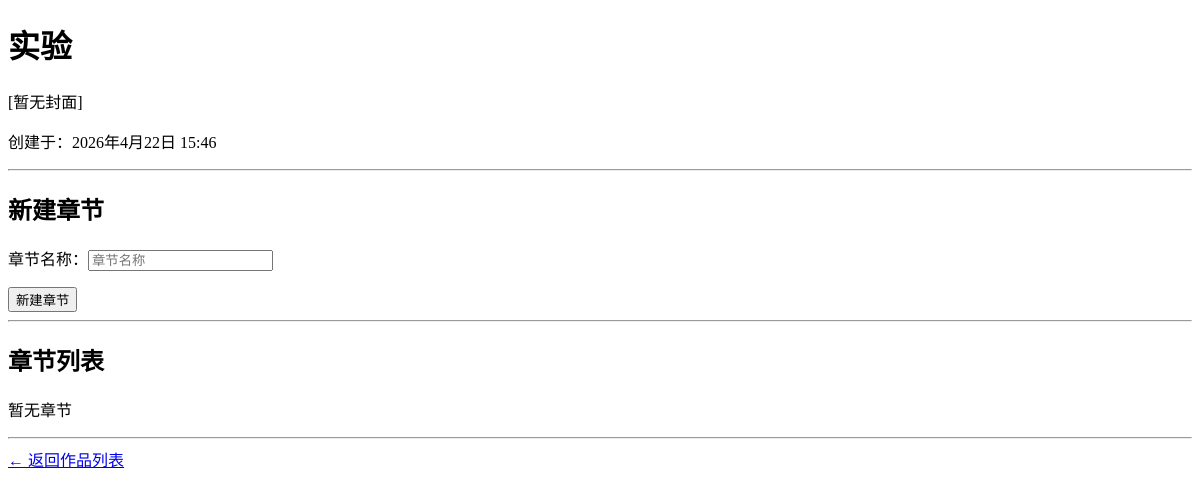
Page /work/2/ on the earlier database version.
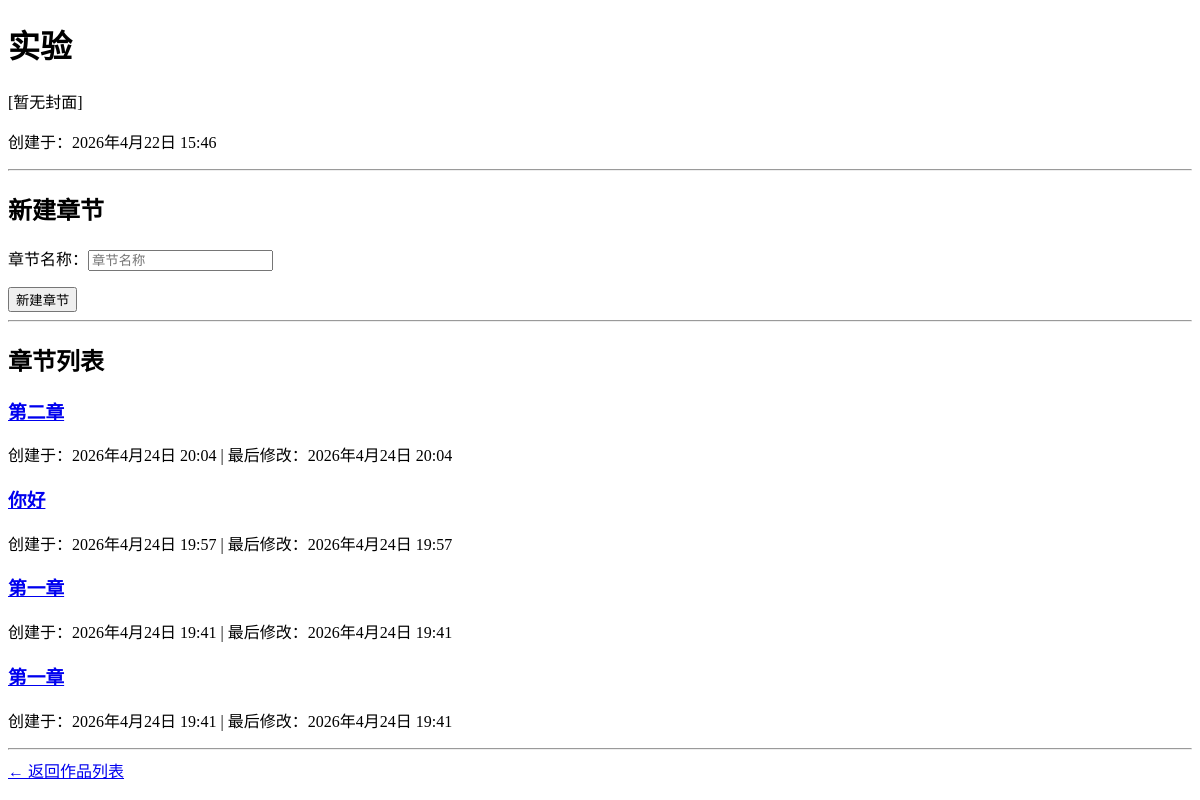
Same page on the later database version.
### chapters/models.py (models this page shows, shortened)
class Chapter(models.Model):
    title = models.CharField(max_length=200,verbose_name='')               # 章节标题
    content = models.TextField(blank=True)                 # 正文内容
    created_at = models.DateTimeField(auto_now_add=True)   # 创建时间
    updated_at = models.DateTimeField(auto_now=True)       # 最后修改时间
    work = models.ForeignKey(
        Work,
        on_delete=models.CASCADE,
        related_name='chapters'
    )                                                      # 所属作品
    event_refs = models.JSONField(blank=True, null=True)   # 事件关联预留
    tech_refs = models.JSONField(blank=True, null=True)    # 科技关联预留

### chapters/views.py (the view)
# urls.py: path('work/<int:work_id>/', work_detail, name='work_detail'),
def work_detail(request, work_id):
    work = get_object_or_404(Work, id=work_id)
    chapters = work.chapters.order_by('-created_at')
    if request.method == 'POST':
        title = request.POST.get('title')
        if title:
            Chapter.objects.create(work=work, title=title)
        return redirect('work_detail', work_id=work.id)
    context = {
        'work': work,
        'chapters': chapters,
    }
    return render(request, 'chapters/work_detail.html', context)

### chapters/templates/chapters/work_detail.html (shortened to what this page needs)
{% load static %}
<!DOCTYPE html>
<html lang="zh-CN">
<head>
</head>
<body>
    <h1>{{ work.title }}</h1>
    {% if work.cover_image %}
        <img src="{{ work.cover_image }}" alt="封面" style="max-width:200px;">
    {% else %}
        <p>[暂无封面]</p>
    {% endif %}
    <p>创建于：{{ work.created_at }}</p>
    <hr>
    <h2>新建章节</h2>
    <form method="post" action="">
        <p>章节名称：<input type="text" name="title" placeholder="章节名称"></p>
        <button type="submit">新建章节</button>
    </form>
    <hr>
    <h2>章节列表</h2>
    {% if chapters %}
        {% for chapter in chapters %}
            <div>
                <h3>
                    <a href="{% url 'chapter_read' work.id chapter.id %}">{{ chapter.title }}</a>
                </h3>
                <p>创建于：{{ chapter.created_at }} | 最后修改：{{ chapter.updated_at }}</p>
            </div>
        {% endfor %}
    {% else %}
        <p>暂无章节</p>
    {% endif %}
    <hr>
    <a href="{% url 'work_list' %}">← 返回作品列表</a>
</body>
</html>

Differences in the rows shown:
added Chapter: title "第二章", created_at "2026年4月24日 20:04", updated_at "2026年4月24日 20:04"
added Chapter: title "你好", created_at "2026年4月24日 19:57", updated_at "2026年4月24日 19:57"
added Chapter: title "第一章", created_at "2026年4月24日 19:41", updated_at "2026年4月24日 19:41"
added Chapter: title "第一章", created_at "2026年4月24日 19:41", updated_at "2026年4月24日 19:41"
Other differences:
text no longer shown: "暂无章节"
